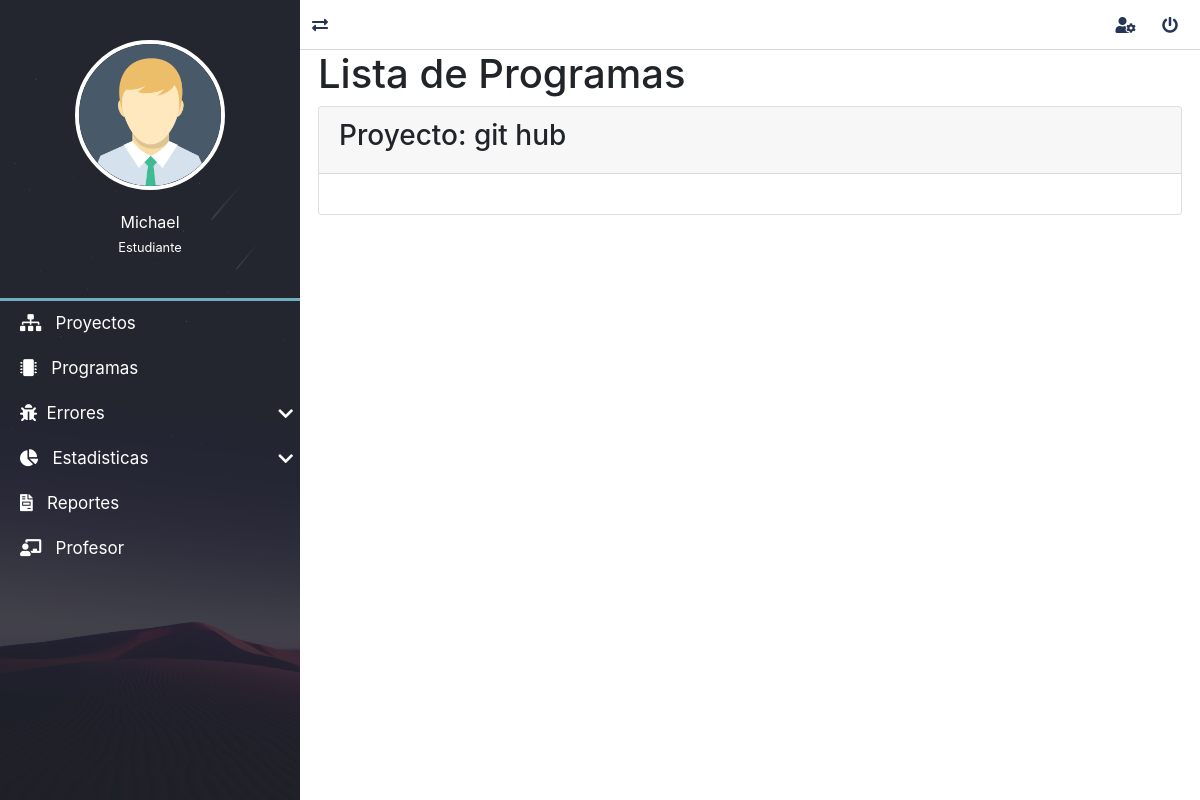
Page /programas/lista/4/2/ (signed in) on the earlier database version.
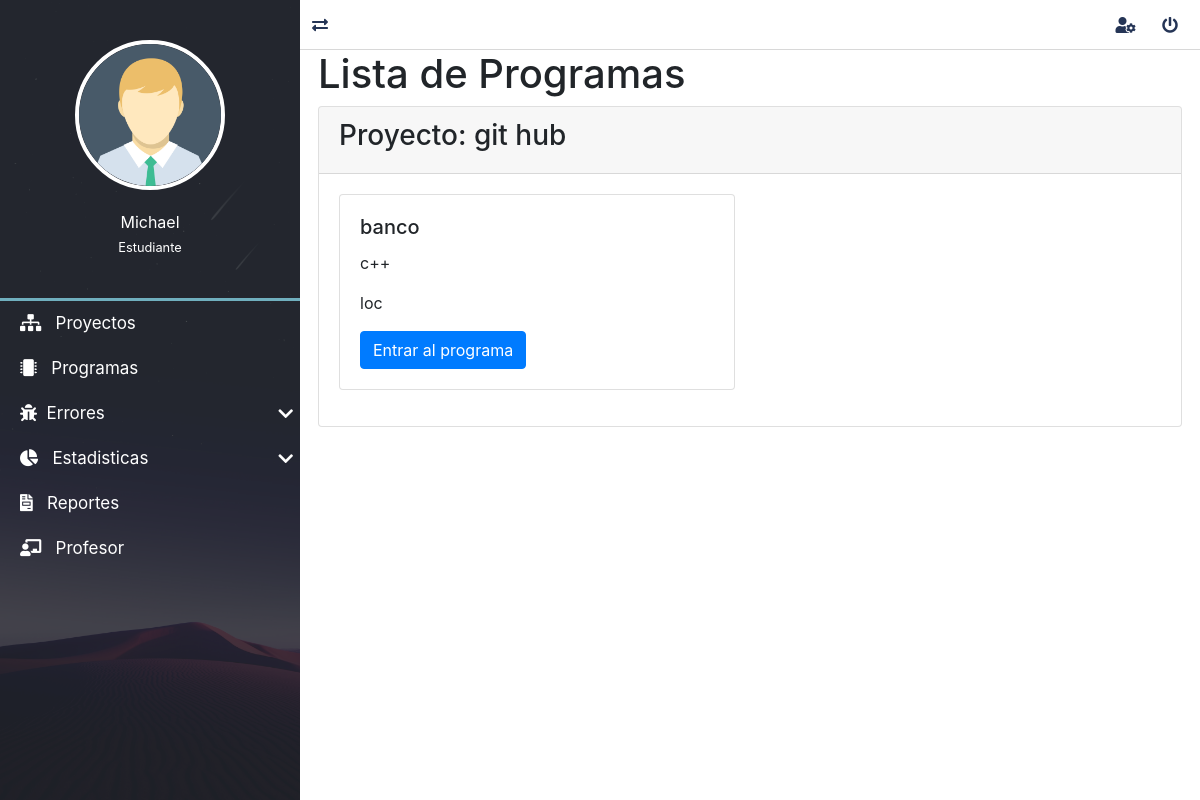
Same page on the later database version.
### programas/models.py (models this page shows, shortened)
class Programa(models.Model):
    id_usuario = models.ForeignKey(settings.AUTH_USER_MODEL, verbose_name="usuario", on_delete=models.CASCADE)
    id_proyecto = models.ForeignKey("proyectos.Proyecto", verbose_name="proyecto", on_delete=models.CASCADE)
    nombre = models.CharField(verbose_name="Nombre", max_length=200)
    descripcion = models.TextField(verbose_name="Descripción")
    id_lenguaje = models.ForeignKey("mainApp.Lenguaje", verbose_name="lenguaje", on_delete=models.CASCADE)
    id_medida = models.ForeignKey("mainApp.Medida", verbose_name="medida", on_delete=models.CASCADE)
    fecha_creacion = models.DateTimeField(auto_now_add=True, verbose_name="Fecha de creación")
    fecha_actualizacion = models.DateTimeField(auto_now=True, verbose_name="Fecha de edición")
    fecha_finalizacion = models.DateTimeField(verbose_name="Fecha de finalización", null=True, blank=True)
    class Meta:
        verbose_name = "Programa"
        verbose_name_plural = "Programas"
        ordering = ['nombre', 'fecha_creacion']

### mainApp/models.py (models this page shows)
class Lenguaje(models.Model):
    nombre = models.CharField(verbose_name="Nombre", max_length=200)
    class Meta:
        verbose_name = "Lenguaje"
        verbose_name_plural = "Lenguajes"
        ordering = ['nombre']
    def __str__(self):
        return self.nombre

class Medida(models.Model):
    acronimo = models.CharField(verbose_name="Acronimo", max_length=20)
    nombre = models.CharField(verbose_name="Nombre", max_length=200)
    descripcion = models.TextField()
    class Meta:
        verbose_name = "Medida"
        verbose_name_plural = "Medidas"
        ordering = ['nombre']
    def __str__(self):
        return self.nombre

### programas/views.py (the view)
# urls.py: path('lista/<int:id_u>/<int:id_p>/', ProgramaListView.as_view(), name='lista_programas_usuario'),
@method_decorator(login_required, name='dispatch')
class ProgramaListView(ListView):
    model = Programa
    def get_context_data(self, **kwargs):
        context = super(ProgramaListView, self).get_context_data(**kwargs)
        context["programas"] = Programa.objects.filter(id_usuario=self.kwargs.get('id_u'), id_proyecto=self.kwargs.get('id_p'))
        context["id_p"] = Proyecto.objects.get(id=self.kwargs.get('id_p'))
        context["id_u"] = User.objects.get(id=self.kwargs.get('id_u'))
        return context

### mainApp/context_processors.py (called while the page is built)
def get_programasDeUsuario(request):
    programas= Programa.objects.all()
    return {'lista_programas':programas}

def get_lenguajes(request):
    lenguajes = Lenguaje.objects.all()
    return {'lista_lenguajes':lenguajes}

def get_medidas(request):
    medidas = Medida.objects.all()
    return {'lista_medidas':medidas}

def get_fases(request):
    fases = Fase.objects.all()
    return {'lista_fases':fases}

def get_tiposdefectos(request):
    tipos_defectos = TiposDefecto.objects.all()
    return {'lista_tipos_defectos':tipos_defectos}

### proyectos/context_processors.py (called while the page is built)
def get_proyecto(request):
    proyecto= Proyecto.objects.values_list('id','nombre','id_proceso' ,'descripcion', 'fechaInicio')
    return {
        'proyectos':proyecto
    }

### proyectos/models.py (called while the page is built)
    def __str__(self):
        return self.nombre

### programas/templates/programas/programa_list.html (shortened to what this page needs)
{% extends 'layouts/layout.html' %}
{% block content %}
    <h1>Lista de Programas</h1>
    <div class="card mb-3">
        <div class="card-header">
            <h3>Proyecto: {{id_p}}</h3>
        </div>
        <div class="card-body">
            <div class="row">
                {% for programa in programas %}
                    {% if programa.id_usuario.id == request.user.id %}
                        <div class="col-sm-6 mb-3">
                            <div class="card">
                                <div class="card-body">
                                    <h5 class="card-title">{{programa.nombre}}</h5>
                                    <p class="card-text">{{programa.id_lenguaje}}</p>
                                    <p class="card-text">{{programa.id_medida}}</p>
                                    <a href="{% url 'detalles_programa' programa.id programa.nombre|slugify %}" class="btn btn-primary">Entrar al programa</a>
                                </div>
                            </div>
                        </div>
                    {% endif %}
                {% endfor %}
            </div>
        </div>
    </div>
{% endblock content %}

Differences in the rows shown:
added Programa: nombre "banco", id_lenguaje "c++", id_medida "loc"
